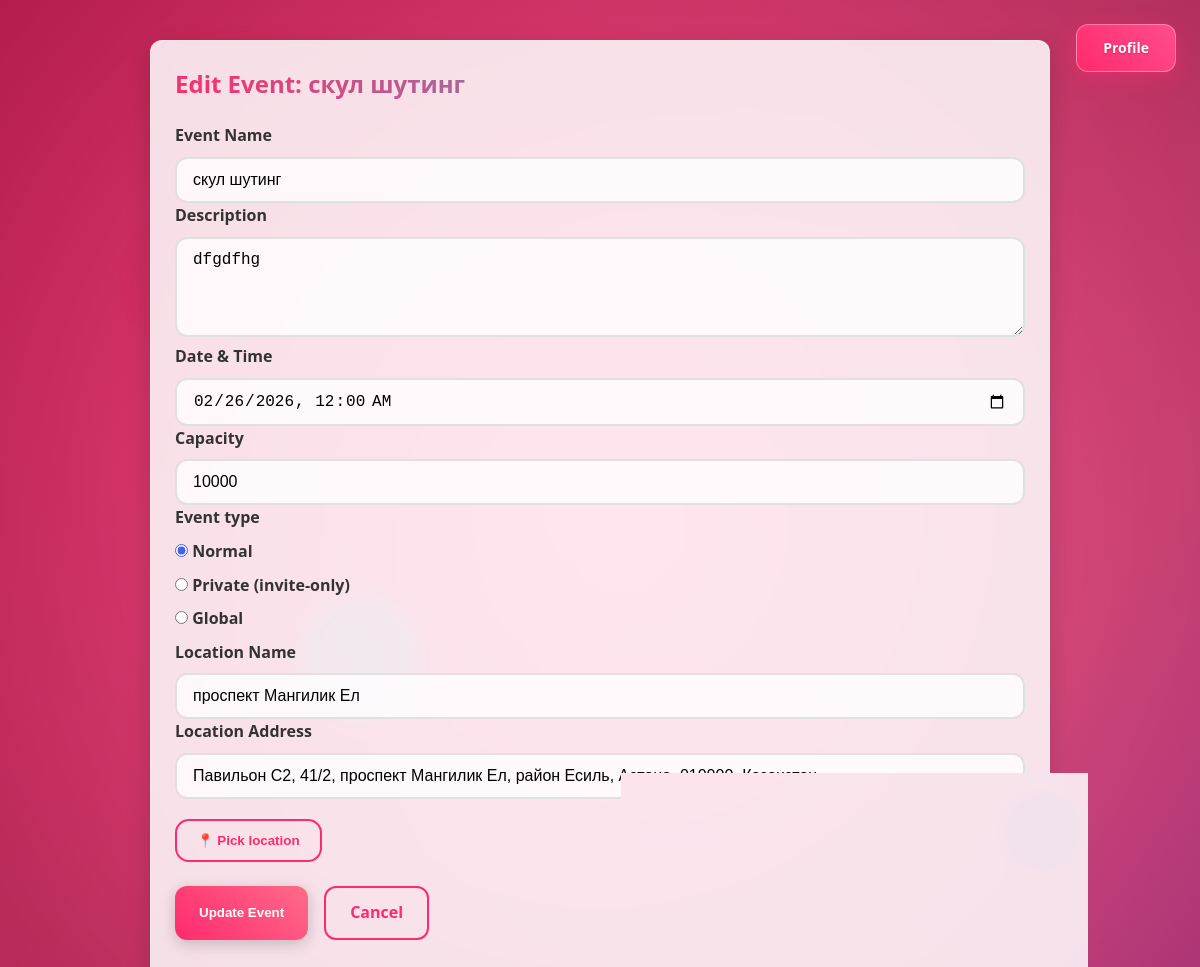
The page /27/edit/ (signed in) on the database its author committed.
### events/models.py (models this page shows, shortened)
class Event(models.Model):
    owner = models.ForeignKey(
        User,
        on_delete=models.CASCADE,
        related_name='events'
    )
    invited_users = models.ManyToManyField(
        User,
        blank=True,
        related_name="invited_events"
    )
    name = models.CharField(max_length=200)
    date = models.DateTimeField()
    description = models.TextField(
        blank=True,
        help_text="Optional event description",
        default=""
    )
    capacity = models.PositiveIntegerField()
    location_name = models.CharField(max_length=200, blank=True)
    location_address = models.CharField(max_length=300, blank=True)
    latitude = models.DecimalField(max_digits=13, decimal_places=10, null=True, blank=True)
    longitude = models.DecimalField(max_digits=13, decimal_places=10, null=True, blank=True)
    description = models.TextField(blank=True)
    is_global = models.BooleanField(default=False)
    invite_only = models.BooleanField(default=False)
    qr_token = models.UUIDField(default=uuid.uuid4, unique=True, editable=False)

### events/views.py (the view)
# urls.py: path('<int:event_id>/edit/', views.edit_event, name='edit_event'),
@login_required
def edit_event(request, event_id):
    event = get_object_or_404(Event, id=event_id)
    if event.owner != request.user:
        messages.error(request, "You can't edit this event.")
        return redirect("event_detail", event_id=event.id)
    if request.method == "POST":
        form = EventForm(request.POST or None, instance=event, user=request.user)
        if form.is_valid():
            new_capacity = form.cleaned_data["capacity"]
            if new_capacity < event.attendees.count():
                messages.error(
                    request,
                    f"Cannot reduce capacity below current number of attendees ({event.attendees.count()})."
                )
                return render(request, "events/edit_event.html", {"form": form, "event": event})
            visibility = form.cleaned_data.get("visibility") or "none"
            if visibility == "global":
                if not is_global_manager(request.user):
                    messages.error(request, "Only globals group can create global events.")
                    return redirect("event_list")
                event.is_global = True
                event.invite_only = False
            updated_event = form.save(commit=False)
            if visibility == "global":
                updated_event.is_global = True
                updated_event.invite_only = False
            elif visibility == "invite":
                updated_event.is_global = False
                updated_event.invite_only = True
            else:
                updated_event.is_global = False
                updated_event.invite_only = False
            updated_event.save()
            form.save_m2m()
            messages.success(request, "Event updated!")
            return redirect("event_detail", event_id=updated_event.id)
    else:
        form = EventForm(instance=event)
    return render(request, "events/edit_event.html", {"form": form, "event": event})

### templates/events/edit_event.html (shortened to what this page needs)
{% load static %}
<!DOCTYPE html>
<html lang="en">
<head>
  <link rel="stylesheet" href="{% static 'css/styles.css' %}">
  <link
    rel="stylesheet"
    href="https://unpkg.com/leaflet@1.9.4/dist/leaflet.css"
  />
</head>
<body>
  <div class="particle"></div>
  <div class="particle"></div>
  <div class="particle"></div>
  <div class="profile-button-wrapper">
    {% if user.is_authenticated %}
        <a href="{% url 'profile' %}" class="profile-btn">Profile</a>
    {% else %}
        <a href="{% url 'login' %}" class="profile-btn">Log in</a>
    {% endif %}
  </div>
  <div class="container">
    <div class="content-card fade-in-up">
      <h2 class="gradient-text">Edit Event: {{ event.name }}</h2>
      <form method="post">
        <div class="form-group">
          <label for="id_name">Event Name</label>
          {{ form.name }}
        </div>
          <div class="form-group">
              <label for="id_description">Description</label>
              {{ form.description }}
          </div>
        <div class="form-group">
          <label for="id_date">Date & Time</label>
          {{ form.date }}
        </div>
        <div class="form-group">
          <label for="id_capacity">Capacity</label>
          {{ form.capacity }}
        </div>
        <div class="form-group">
          <label>Event type</label>
          <div class="radio-group">
            {{ form.visibility }}
          </div>
        </div>
        <div class="form-group">
          <label for="id_location_name">Location Name</label>
          {{ form.location_name }}
        </div>
        <div class="form-group">
          <label for="id_location_address">Location Address</label>
          {{ form.location_address }}
        </div>
        <div class="form-group" style="display:flex; gap:16px; margin-top:20px;">
          <button
            type="button"
            class="btn btn-outline btn-map"
            onclick="toggleMap()"
          >
            📍 Pick location
          </button>
        </div>
        <div style="display: flex; gap: 16px; margin-top: 24px;">
          <button type="submit" class="btn btn-primary">
            Update Event
          </button>
          <a href="{% url 'event_detail' event.id %}" class="btn btn-outline">
            Cancel
          </a>
        </div>
      </form>
    </div>
  </div>
</body>
</html>

### rows shown on the page
Event: name "скул шутинг", description "dfgdfhg", date "02/26/2026 00:00", capacity "10000", location_name "проспект Мангилик Ел", location_address "Павильон С2, 41/2, проспект Мангилик Ел, район Есиль, Астана, 010000, Казахстан"
